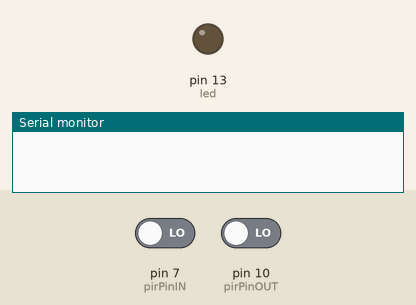
Recording of a sketch running on a simulated Arduino Uno, built with avr-gcc and run on an emulated ATmega328P. Shown: output pins drawn as LEDs (lit = HIGH), the last lines printed to the serial monitor. The test bench sets the inputs (shaded band); at power-on: pin 7 (pirPinIN) LOW, pin 10 (pirPinOUT) LOW.

Above: at 1.2 s.
1.3 s: pin 7 (pirPinIN) driven HIGH
At 4.2 s:
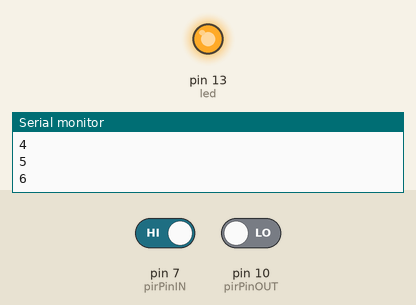
4.3 s: pin 10 (pirPinOUT) driven HIGH
Timing chart, 0 to 7.3 s (numbered marks = the images above; inputs shaded):
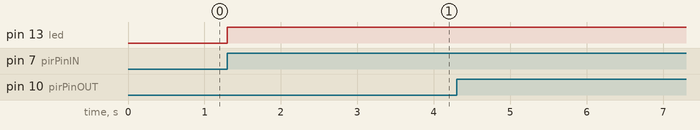

Measured:
- after the input at 1.3 s, pin 13 (led): LOW → HIGH at once

The sketch:

ingenious_vihelmo1.ino
```cpp
int pirPinIN = 7;
int pirPinOUT = 10;
int led = 13;
static long counter = 0;

void setup()
{
  pinMode(pirPinIN, INPUT);
  pinMode(pirPinOUT, INPUT);
  pinMode(led, OUTPUT);
  digitalWrite(led, LOW);
  Serial.begin(9600);
}

void loop()
{
  long now = millis();
  if (digitalRead(pirPinIN) == HIGH)
  {
      counter++;
      Serial.println(counter);
      digitalWrite(led, HIGH);
      delay(500);
      digitalWrite(led, LOW);
  }
  if (digitalRead(pirPinOUT) == HIGH)
  {
      counter--;
      Serial.println(counter);
      digitalWrite(led, HIGH);
      delay(500);
      digitalWrite(led, LOW);
  }
}
```
